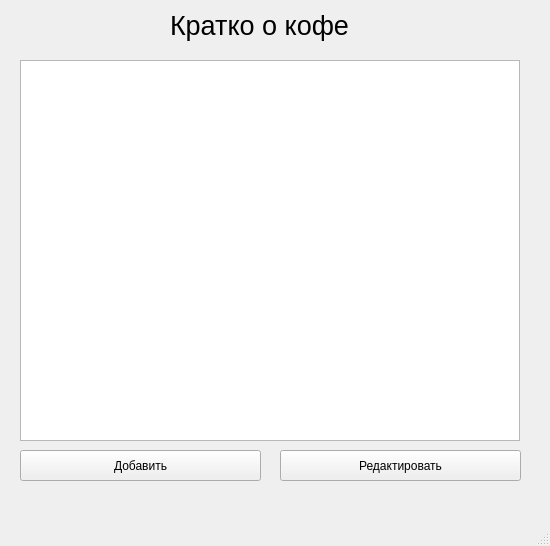
<?xml version="1.0" encoding="UTF-8"?>
<ui version="4.0">
 <class>MainWindow</class>
 <widget class="QMainWindow" name="MainWindow">
  <property name="geometry">
   <rect>
    <x>0</x>
    <y>0</y>
    <width>550</width>
    <height>546</height>
   </rect>
  </property>
  <property name="windowTitle">
   <string>MainWindow</string>
  </property>
  <widget class="QWidget" name="centralwidget">
   <widget class="QTableWidget" name="tableWidget">
    <property name="geometry">
     <rect>
      <x>20</x>
      <y>60</y>
      <width>500</width>
      <height>381</height>
     </rect>
    </property>
   </widget>
   <widget class="QLabel" name="label">
    <property name="geometry">
     <rect>
      <x>170</x>
      <y>10</y>
      <width>391</width>
      <height>31</height>
     </rect>
    </property>
    <property name="font">
     <font>
      <pointsize>20</pointsize>
     </font>
    </property>
    <property name="text">
     <string>Кратко о кофе</string>
    </property>
   </widget>
   <widget class="QPushButton" name="pushButton">
    <property name="geometry">
     <rect>
      <x>20</x>
      <y>450</y>
      <width>241</width>
      <height>31</height>
     </rect>
    </property>
    <property name="text">
     <string>Добавить</string>
    </property>
   </widget>
   <widget class="QPushButton" name="pushButton_2">
    <property name="geometry">
     <rect>
      <x>280</x>
      <y>450</y>
      <width>241</width>
      <height>31</height>
     </rect>
    </property>
    <property name="text">
     <string>Редактировать</string>
    </property>
   </widget>
  </widget>
  <widget class="QMenuBar" name="menubar">
   <property name="geometry">
    <rect>
     <x>0</x>
     <y>0</y>
     <width>550</width>
     <height>21</height>
    </rect>
   </property>
  </widget>
  <widget class="QStatusBar" name="statusbar"/>
 </widget>
 <resources/>
 <connections/>
</ui>
